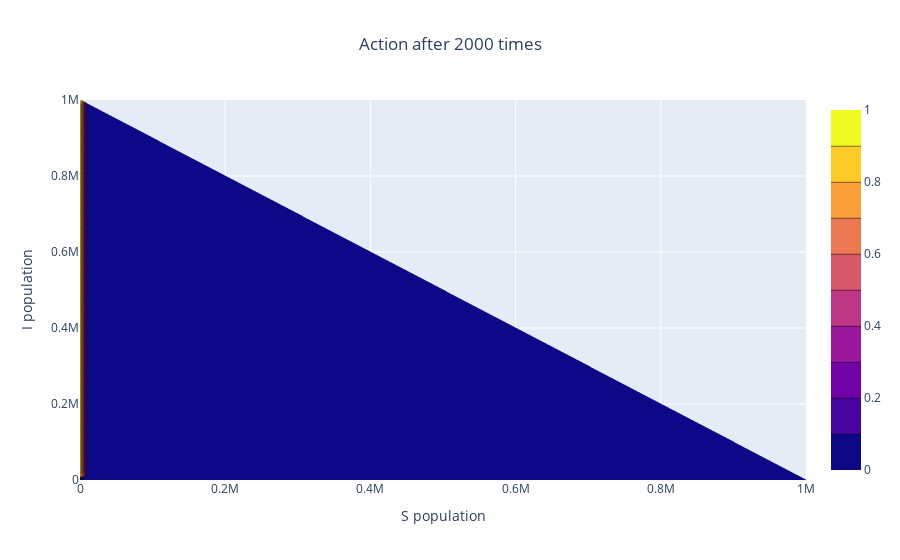

The code cell stored with this chart in its notebook:
### Code cell
fig = go.Figure(data =
    go.Contour(
        z=af,
        x=S,
        y=I
    ))

fig.update_layout(
    title ={
        'text': "Action after 2000 times",
        'x': 0.5,
        'xanchor': 'center',
        },
    xaxis_title = "S population",
    yaxis_title = "I population",
)

fig.show()
